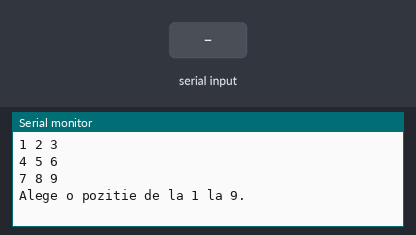
This sketch was run on a simulated Arduino Uno, built with avr-gcc and run on an emulated ATmega328P. On the bench: the last lines printed to the serial monitor. The inputs (shaded band) are chosen by the test bench. Random numbers use the default seed unless the sketch sets one.

Above: at 1.2 s.
1.3 s: "90,45\n" received over Serial
At 3.5 s:
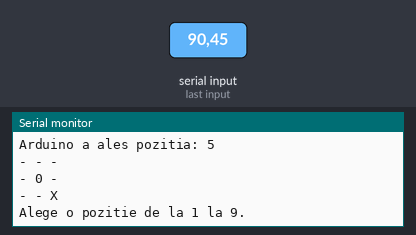
7.3 s: "2\n" received over Serial
At 7.3 s:
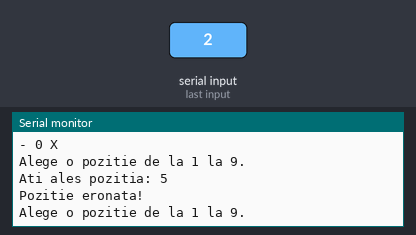
10.3 s: "30,150\n" received over Serial
At 16.4 s:
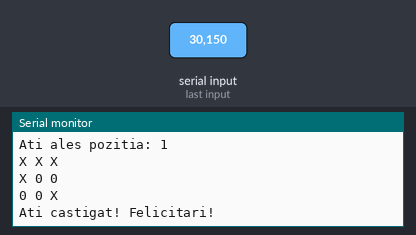
Timing chart, 0 to 17.9 s (numbered marks = the images above; inputs shaded):
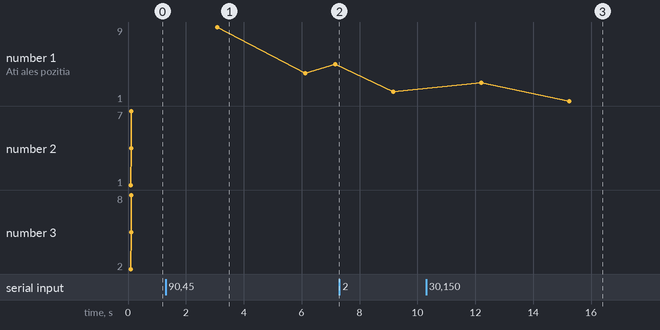

The sketch:

program1.ino
```cpp
char tabla[] = {'-', '-', '-', '-', '-', '-', '-', '-', '-'};

void setup()
{
    Serial.begin(9600);
}

boolean victorie()
{
    char winner = '-';
    if (winner == '-' && tabla[0] == tabla[1] && tabla[1] == tabla[2])
        winner = tabla[0]; // linie 1
    if (winner == '-' && tabla[3] == tabla[4] && tabla[4] == tabla[5])
        winner = tabla[3]; // linie 2
    if (winner == '-' && tabla[6] == tabla[7] && tabla[7] == tabla[8])
        winner = tabla[6]; // linie 3
    if (winner == '-' && tabla[0] == tabla[3] && tabla[3] == tabla[6])
        winner = tabla[0]; // coloana 1
    if (winner == '-' && tabla[1] == tabla[4] && tabla[4] == tabla[7])
        winner = tabla[1]; // coloana 2
    if (winner == '-' && tabla[2] == tabla[5] && tabla[5] == tabla[8])
        winner = tabla[2]; // coloana 3
    if (winner == '-' && tabla[0] == tabla[4] && tabla[4] == tabla[8])
        winner = tabla[0]; // diagonala principala
    if (winner == '-' && tabla[2] == tabla[4] && tabla[4] == tabla[6])
        winner = tabla[2]; // diagonala secundara
    if (winner == '-')
    {
        winner = '*';
        for (int i = 0; i < 9; i++)
            if (tabla[i] == '-')
                winner = '-';
    }
    if (winner == '-')
        return false;
    else
    {
        if (winner == 'X')
        {
            afisare();
            Serial.println("Ati castigat! Felicitari!");
        }
        if (winner == '0')
            Serial.println("Arduino a castigat! Mai incercati!");
        if (winner == '*')
            Serial.println("Remiza! Plictisitor!");
        return true;
    }
}

void afisare()
{
    for (int i = 0; i < 9; i++)
    {
        Serial.print(tabla[i]);
        Serial.print(" ");
        if (i == 2 || i == 5 || i == 8)
            Serial.println();
    }
}

void mutareX()
{
    boolean valid = false;
    int m0 = 0;
    while (!valid)
    {
        Serial.println("Alege o pozitie de la 1 la 9.");
        while (m0 < '1' || m0 > '9')
        {
            m0 = Serial.read();
            delay(1000);
        }
        m0 = m0 - 48;
        Serial.print("Ati ales pozitia: ");
        Serial.print(m0, DEC);
        Serial.println();
        if (tabla[m0 - 1] != '-')
            Serial.println("Pozitie eronata!");
        else
        {
            tabla[m0 - 1] = 'X';
            valid = true;
        }
    }
}

void mutare0()
{
    int i = -1;
    while (i == -1)
    {
        i = random(0, 9);
        if (tabla[i] == '-')
        {
            tabla[i] = '0';
            Serial.print("Arduino a ales pozitia: ");
            Serial.print(i + 1, DEC);
            Serial.println();
            break;
        }
        else
            i = -1;
    }
}

void loop()
{
    Serial.println("Salut!");
    Serial.println("Tu vei muta primul - esti cu X.");
    Serial.println("Tabla de joc are pozitiile numerotate de la 1 la 9.");
    Serial.println("1 2 3");
    Serial.println("4 5 6");
    Serial.println("7 8 9");
    do
    {
        mutareX();
        if (victorie())
            break;
        mutare0();
        afisare();
    } while (!victorie());
    delay(5000);
    for (int i = 0; i < 100; i++)
        Serial.println();
    for (int i = 0; i < 9; i++)
        tabla[i] = '-';
}
```

Measured:
- after the input at 1.3 s, the serial monitor: prints a new line after 1.8 s (image 1)
- after the input at 10.3 s, the serial monitor: prints a new line after 1.9 s (image 3)
- plotted number 1: 5 → 2 after the input at 7.3 s, 2 → 5 after the input at 10.3 s
